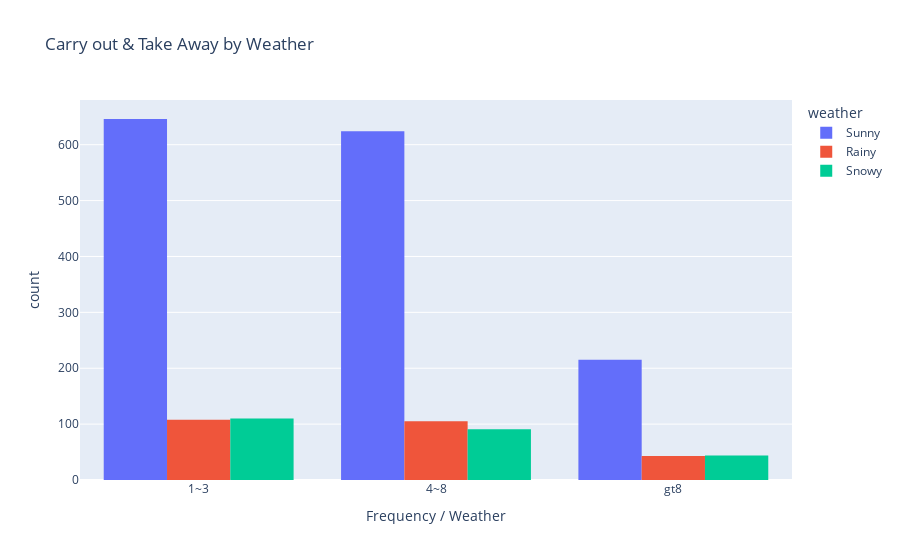

Notebook code for this chart:
### Code cell
#import plotly.express
import plotly.express as px

fig = px.histogram(data_carryout_one_or_more, x='CarryAway', color='weather', barmode='group', 
                   category_orders={'CarryAway': ['1~3', '4~8', 'gt8']},
                   labels={'CarryAway': 'Frequency / Weather', 'count': 'Count'},
                   title='Carry out & Take Away by Weather')
fig.show()
#finding: way higher take away and carry out when it is sunny

### Figure 1 — Plotly figure (JSON) as saved in the notebook; plotly's stock layout.template omitted (floating-point values rounded to 4 significant figures; data arrays with more than 128 entries replaced by an {"elided": "..."} marker saying what was removed)
{"data": [{"alignmentgroup": "True", "bingroup": "x", "hovertemplate": "weather=Sunny<br>Frequency / Weather=%{x}<br>count=%{y}<extra></extra>", "legendgroup": "Sunny", "marker": {"color": "#636efa", "pattern": {"shape": ""}}, "name": "Sunny", "offsetgroup": "Sunny", "orientation": "v", "showlegend": true, "type": "histogram", "x": {"elided": "1485 str values"}, "xaxis": "x", "yaxis": "y"}, {"alignmentgroup": "True", "bingroup": "x", "hovertemplate": "weather=Rainy<br>Frequency / Weather=%{x}<br>count=%{y}<extra></extra>", "legendgroup": "Rainy", "marker": {"color": "#EF553B", "pattern": {"shape": ""}}, "name": "Rainy", "offsetgroup": "Rainy", "orientation": "v", "showlegend": true, "type": "histogram", "x": {"elided": "256 str values"}, "xaxis": "x", "yaxis": "y"}, {"alignmentgroup": "True", "bingroup": "x", "hovertemplate": "weather=Snowy<br>Frequency / Weather=%{x}<br>count=%{y}<extra></extra>", "legendgroup": "Snowy", "marker": {"color": "#00cc96", "pattern": {"shape": ""}}, "name": "Snowy", "offsetgroup": "Snowy", "orientation": "v", "showlegend": true, "type": "histogram", "x": {"elided": "245 str values"}, "xaxis": "x", "yaxis": "y"}], "layout": {"barmode": "group", "legend": {"title": {"text": "weather"}, "tracegroupgap": 0}, "title": {"text": "Carry out & Take Away by Weather"}, "xaxis": {"anchor": "y", "categoryarray": ["1~3", "4~8", "gt8"], "categoryorder": "array", "domain": [0, 1], "title": {"text": "Frequency / Weather"}}, "yaxis": {"anchor": "x", "domain": [0, 1], "title": {"text": "count"}}}}
